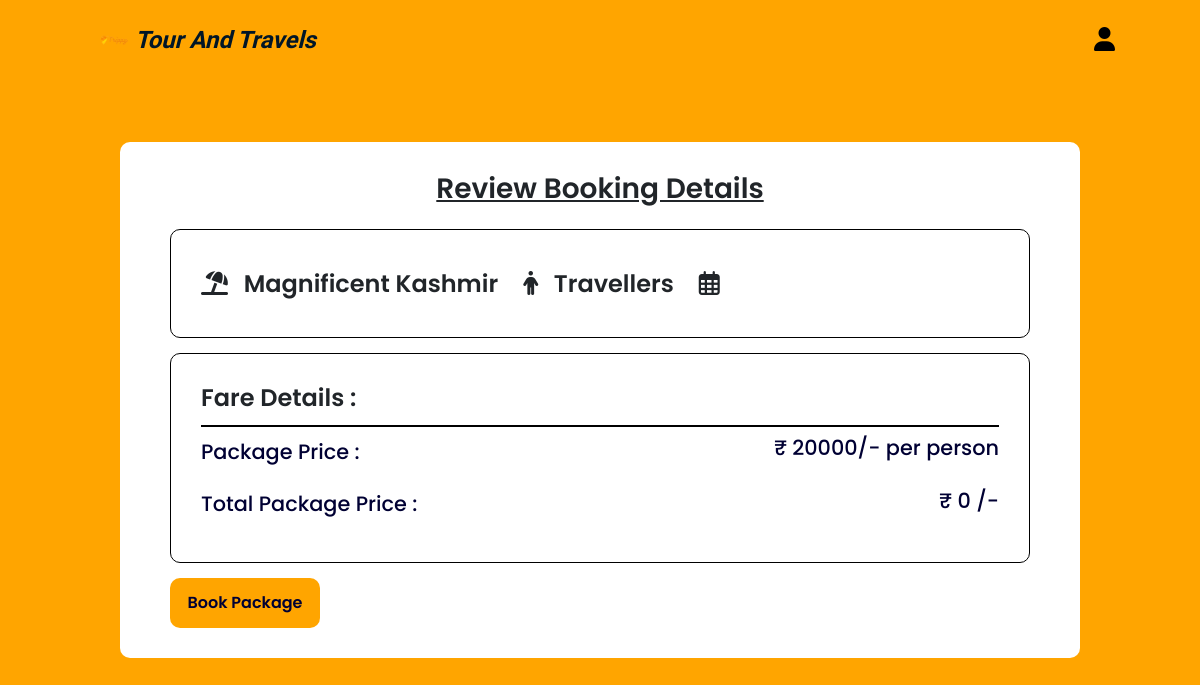
The page /reviewbookingpage.php?id=7 (signed in) on the database its author committed.
### tables this page shows
CREATE TABLE `package_info` (
  `id` int(10) NOT NULL,
  `package_name` varchar(100) NOT NULL,
  `package_price` varchar(100) NOT NULL,
  `day` varchar(10) NOT NULL,
  `night` varchar(100) NOT NULL,
  `package_image` varchar(100) NOT NULL,
  `classification` varchar(100) NOT NULL,
  `category` varchar(100) NOT NULL,
  `location` varchar(100) NOT NULL,
  `package_desc` varchar(10000) NOT NULL
);

### reviewbookingpage.php (the view, shortened to what this page needs)
<!DOCTYPE html>
<html lang="en">
<head>
    <link rel="stylesheet" href="css files/reviewbook.css">
    <link href="https://cdn.jsdelivr.net/npm/bootstrap@5.0.2/dist/css/bootstrap.min.css" rel="stylesheet"
>
</head>
<body>
    <nav>
        <div class="main-nav">
            <div class="logo">
                <img src="image assets/logo.png" alt="">
                <a href="home.php" id="homelink">Tour And Travels</a>
            </div>
            <li><a href="user profile/profile.php" class="profile"><i class="fa-solid fa-user"></i></a></li>
        </div>
    </nav>
    <div id="main">
        <div class="section">
            <h3>Review Booking Details</h3>
            <?php
            $connect=mysqli_connect("localhost","root","","tour_and_travels");
            $packid=$_GET['id'];
            $select="SELECT * FROM package_info where id='$packid'";
            $result=$connect->query($select);
            $data=$result->fetch_assoc();
            $tquantity=$_SESSION['temp_data']['quantity'];
            $tdate=$_SESSION['temp_data']['date'];
            $pack_price=$data['package_price'];
            $total_price=$pack_price*$tquantity;
         ?>
            <div class="package-info">
                <h4 class="details"><i class="fa-solid fa-umbrella-beach"></i> <?php echo $data['package_name']; ?></h4>
                <h4 class="details"><i class="fa-solid fa-person"></i> <?php echo $tquantity?> Travellers</h4>
                <h4 class="details"><i class="fa-regular fa-calendar-days"></i> <?php echo $tdate?></h4>
            </div>
            <div class="payment-info">
                <h4>Fare Details :</h4>
                <div class="line"></div>
                <div class="pprice">
                    <h5>Package Price : </h5>
                    <p>₹ <?php echo $data['package_price']; ?>/- per person</p>
                </div>
                <div class="pprice">
                    <h5>Total Package Price : </h5>
                    <p>₹ <?php echo $total_price?> /-</p>
                </div>
            </div>
            <a href="javascript:void(0)" data-packageid="<?php echo $data['id']; ?>" data-packagename="<?php echo $data['package_name']; ?>" data-amount="<?php echo $total_price ?>" id="bookpck">Book Package</a>
        </div>
    </div>
</body>
</html>

### css files/reviewbook.css (style rules this page uses)
* { margin: 0; padding: 0; box-sizing: border-box; }
html,body { width: 100%; height: 100%; }
body { background-color: #caf0f8; }
nav { width: 100%; height: 80px; display: flex; justify-content: center; position: fixed; z-index: 10; }
.main-nav { width: 90%; display: flex; justify-content: space-between; align-items: center; padding-inline: 25px; }
.main-nav .logo { display: flex; align-items: center; justify-content: center; }
.main-nav .logo img { width: 50px; height: 50px; }
.main-nav .logo #homelink { text-decoration: none; font-size: 1.5rem; font-family: 'Borel', cursive; text-align: center; font-style: italic; font-weight: 900; color: #011627; }
li { list-style: none; }
.main-nav li .profile i { font-size: 1.5rem; color: #000; transition: all 0.3s ease-in; }
#main { width: 100%; height: 100%; background-color: orange; display: flex; align-items: center; justify-content: center; }
.section { width: 80%; background-color: #fff; border-radius: 10px; display: flex; flex-direction: column; padding-inline: 50px; padding-block: 30px; gap: 15px; }
.section h3 { font-family: 'Poppins', sans-serif; text-align: center; font-weight: 600; text-decoration: underline; }
.section .package-info { width: 100%; border: 1px solid black; border-radius: 10px; display: flex; align-items: start; padding: 30px; gap: 25px; }
.section .package-info .details { font-family: 'Poppins', sans-serif; margin-top: 10px; font-weight: 600; font-size: 1.5rem; }
.section .package-info .details i { margin-right: 10px; }
.section .payment-info { width: 100%; border: 1px solid black; border-radius: 10px; display: flex; align-items: start; padding: 30px; flex-direction: column; gap: 5px; }
.section .payment-info h4 { font-family: 'Poppins', sans-serif; font-weight: 600; font-size: 1.5rem; }
.section .payment-info .line { width: 100%; height: 2px; background-color: #000; }
.section .payment-info .pprice { display: flex; width: 100%; justify-content: space-between; align-items: center; }
.pprice h5 { font-size: 1.3rem; font-family: 'Poppins', sans-serif; font-weight: 500; color: #003; }
.pprice p { font-size: 1.3rem; font-family: 'Poppins', sans-serif; font-weight: 500; color: #003; }
.section #bookpck { text-decoration: none; background-color: orange; font-family: 'Poppins', sans-serif; width: 150px; display: flex; align-items: center; justify-content: center; height: 50px; border-radius: 10px; color: #003; font-weight: 600; }

### rows shown on the page
package_info: package_name "Magnificent Kashmir", package_price "20000", package_price "0"
